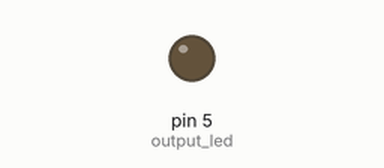
This sketch was run on a simulated Arduino Uno, built with avr-gcc and run on an emulated ATmega328P. On the bench: output pins drawn as LEDs (lit = HIGH).

Above: at 0.1 s.
At 34.6 s:
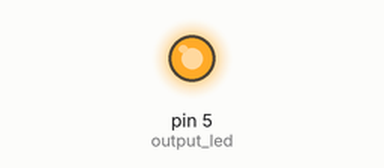
Timing chart, 0 to 37.5 s (numbered marks = the images above):
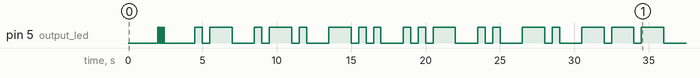

The sketch:

morse.ino
```cpp
// Este programa mostrará en codigo morse el mensaje que tu eligas.

// Pon el mensaje en forma de array aquí:
char message[] = {'a', 'r', 'd', 'u', 'i', 'n', 'o', ' ', 'e', 's', ' ', 'g', 'e', 'n', 'i', 'a', 'l'};

// Pon el pin en donde va a estar tu led aquí:
int output_led = 5;

// Pon el tiempo que quieres que dure un punto aquí:
int dot_time = 500;

// Pon el timepo que quieres que dure una raya aquí:
int line_time = 1500;

// Pon el tiempo que quieres que pase entre cada letra aquí:
int time_between_letters = 1000;

// Pon el tiempo que quieres que pase entre cada palabra aquí:
int time_between_words = 2000;

// Pon el tiempo que quieres que pase entre cada pulso aquí:
int time_between_pulse = 500;

//Fin de la configuración, ahora el arduino se encargará de hacer el resto solo.
void setup()
{
  pinMode(output_led, OUTPUT);
}

void turnOnOff(int time)
{
  digitalWrite(output_led, HIGH);
  delay(time);
  digitalWrite(output_led, LOW);
  delay(time_between_pulse);
}

void start(int time, int repetition)
{
  int starti = 0;
  while (starti < repetition)
  {
    digitalWrite(output_led, HIGH);
    delay(time);
    digitalWrite(output_led, LOW);
    delay(time);
    starti++;
  }
}

void showCharacter(char num1, char num2, char num3, char num4, char num5)
{
  if (num1 == '.')
  {
    turnOnOff(dot_time);
  }
  else if (num1 == '-')
  {
    turnOnOff(line_time);
  }

  if (num2 == '.')
  {
    turnOnOff(dot_time);
  }
  else if (num2 == '-')
  {
    turnOnOff(line_time);
  }

  if (num3 == '.')
  {
    turnOnOff(dot_time);
  }
  else if (num3 == '-')
  {
    turnOnOff(line_time);
  }

  if (num4 == '.')
  {
    turnOnOff(dot_time);
  }
  else if (num4 == '-')
  {
    turnOnOff(line_time);
  }

  if (num5 == '.')
  {
    turnOnOff(dot_time);
  }
  else if (num5 == '-')
  {
    turnOnOff(line_time);
  }
}

void loop()
{
  delay(2000);
  start(50, 5);
  delay(2000);

  int message_size = sizeof(message) / sizeof(message[0]);
  int i = 0;
  while (i < message_size)
  {
    int morse_character = tolower(message[i]);
    switch (morse_character)
    {
    case 'a':
      showCharacter('.', '-', '0', '0', '0');
      break;
    case 'b':
      showCharacter('-', '.', '.', '.', '0');
      break;
    case 'c':
      showCharacter('-', '.', '-', '.', '0');
      break;
    case 'd':
      showCharacter('-', '.', '.', '0', '0');
      break;
    case 'e':
      showCharacter('.', '0', '0', '0', '0');
      break;
    case 'f':
      showCharacter('.', '.', '-', '.', '0');
      break;
    case 'g':
      showCharacter('-', '-', '.', '0', '0');
      break;
    case 'h':
      showCharacter('.', '.', '.', '.', '0');
      break;
    case 'i':
      showCharacter('.', '.', '0', '0', '0');
      break;
    case 'j':
      showCharacter('.', '-', '-', '-', '0');
      break;
    case 'k':
      showCharacter('-', '.', '-', '0', '0');
      break;
    case 'l':
      showCharacter('.', '-', '.', '.', '0');
      break;
    case 'm':
      showCharacter('-', '-', '0', '0', '0');
      break;
    case 'n':
      showCharacter('-', '.', '0', '0', '0');
      break;
    case 'o':
      showCharacter('-', '-', '-', '0', '0');
      break;
    case 'p':
      showCharacter('.', '-', '-', '.', '0');
      break;
    case 'q':
      showCharacter('-', '-', '.', '-', '0');
      break;
    case 'r':
      showCharacter('.', '-', '.', '0', '0');
      break;
    case 's':
      showCharacter('.', '.', '.', '0', '0');
      break;
    case 't':
      showCharacter('-', '0', '0', '0', '0');
      break;
    case 'u':
      showCharacter('.', '.', '-', '0', '0');
      break;
    case 'v':
      showCharacter('.', '.', '.', '-', '0');
      break;
    case 'w':
      showCharacter('.', '-', '-', '0', '0');
      break;
    case 'x':
      showCharacter('-', '.', '.', '-', '0');
      break;
    case 'y':
      showCharacter('-', '.', '-', '-', '0');
      break;
    case 'z':
      showCharacter('-', '-', '.', '.', '0');
      break;
    case '1':
      showCharacter('.', '-', '-', '-', '-');
      break;
    case '2':
      showCharacter('.', '.', '-', '-', '-');
      break;
    case '3':
      showCharacter('.', '.', '.', '-', '-');
      break;
    case '4':
      showCharacter('.', '.', '.', '.', '-');
      break;
    case '5':
      showCharacter('.', '.', '.', '.', '.');
      break;
    case '6':
      showCharacter('-', '.', '.', '.', '.');
      break;
    case '7':
      showCharacter('-', '-', '.', '.', '.');
      break;
    case '8':
      showCharacter('-', '-', '-', '.', '.');
      break;
    case '9':
      showCharacter('-', '-', '-', '-', '.');
      break;
    case '0':
      showCharacter('-', '-', '-', '-', '-');
      break;
    case ' ':
      delay(time_between_words); // separa palabras
      break;
    }
    delay(time_between_letters);
    i++;
  }
}
```
